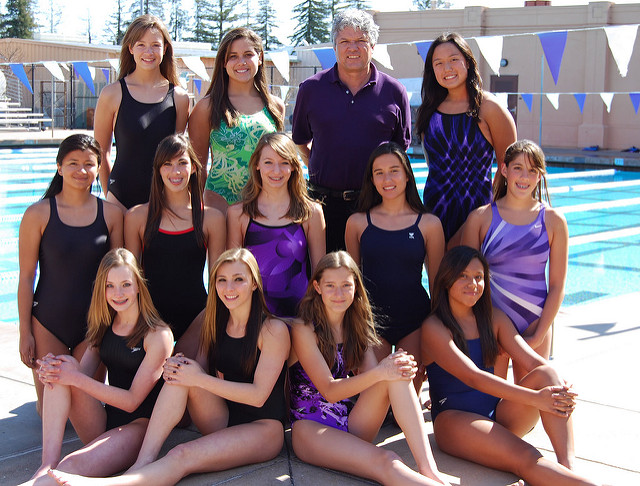
#> input picture MTCNN/OpenCV/test2.jpg, 640 x 486 px, found by its file name
$ python faces.py
#> lines starting #> are read from the running program, lines starting #| are printed output that depends on the picture; after the words box and inside, x2 and y2 are one past the last pixel; in counts of white or black regions, pixels touching at a corner belong together
from cv2 import imread
from cv2 import imshow
from cv2 import waitKey
from cv2 import destroyAllWindows
from cv2 import CascadeClassifier
from cv2 import rectangle

#load the photograph

pixels = imread(r'/Users/admin/VScode/FaceDetect/MTCNN/OpenCV/test2.jpg')
#> pixels is the input picture: shape (486, 640, 3); mean B, G, R 118.6, 113.4, 130.9

# load the pretrained model

classifier = CascadeClassifier(r'/Users/admin/VScode/FaceDetect/MTCNN/OpenCV/haarcascade_frontalface_default.xml')

#perform face detection

bboxes = classifier.detectMultiScale(pixels, 1.05, 3)
#> bboxes = 16 rows, first 6: [406, 161, 26, 26], [334, 29, 35, 35], [428, 48, 38, 38], [219, 40, 42, 42], [366, 156, 44, 44], [452, 263, 39, 39]

#print bounding box for each detected face

for box in bboxes:
    #extract
    x,y,width, height = box
    x2, y2 = x + width, y + height
    #draw rectangle over the pixels
    rectangle(pixels,(x,y),(x2,y2),(0,0,255),1)
#> this loop made 16 passes
#> (x, y, width, height, x2, y2) on passes 1 to 12: (406, 161, 26, 26, 432, 187), (334, 29, 35, 35, 369, 64), (428, 48, 38, 38, 466, 86), (219, 40, 42, 42, 261, 82), (366, 156, 44, 44, 410, 200), (452, 263, 39, 39, 491, 302), (208, 264, 45, 45, 253, 309), (96, 266, 50, 50, 146, 316), (127, 29, 41, 41, 168, 70), (255, 147, 43, 43, 298, 190), (316, 269, 44, 44, 360, 313), (504, 156, 39, 39, 543, 195)
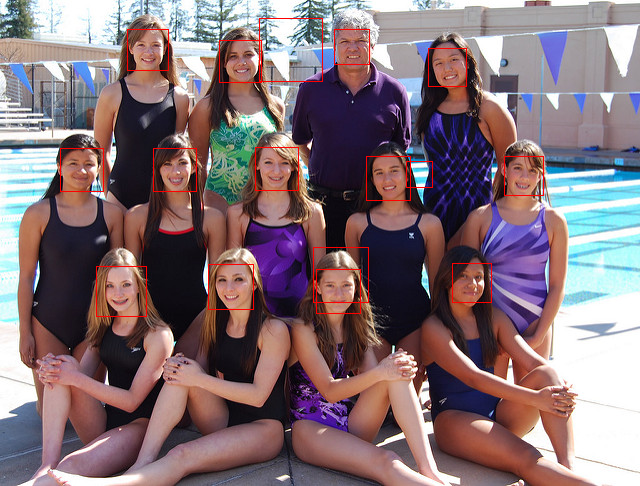
#> pixels: shape (486, 640, 3); 0.89% of pixels changed, all inside (x1, y1, x2, y2) = (60, 18, 544, 317)

# show the image
imshow('face dectection', pixels)
# keep the window open until we press a key

waitKey(0)

destroyAllWindows()

$ run again, with MTCNN/OpenCV/test1.jpg copied over MTCNN/OpenCV/test2.jpg
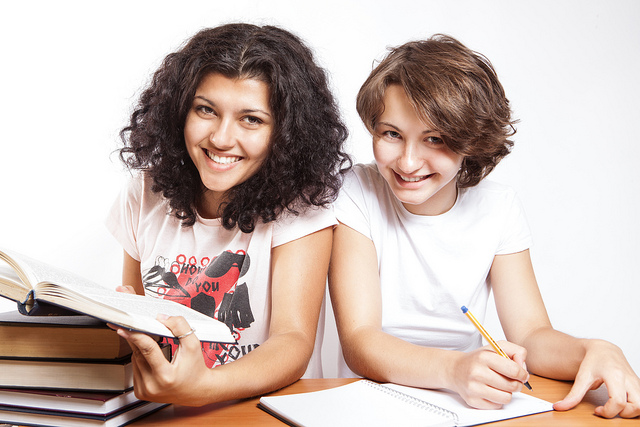
#> input picture MTCNN/OpenCV/test1.jpg, 640 x 427 px, found by its file name
#> pixels is the input picture: shape (427, 640, 3); mean B, G, R 179.7, 186.7, 204
#> bboxes = [[261, 316, 52, 52], [361, 103, 99, 99], [173, 74, 108, 108]]
#> the loop `for box in bboxes:` made 3 passes
#> (x, y, width, height, x2, y2) on passes 1 to 3: (261, 316, 52, 52, 313, 368), (361, 103, 99, 99, 460, 202), (173, 74, 108, 108, 281, 182)
#> after the loop `for box in bboxes:`:
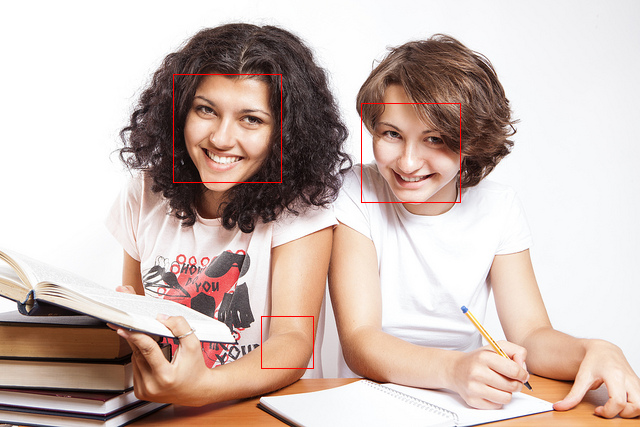
#> pixels: shape (427, 640, 3); 0.38% of pixels changed, all inside (x1, y1, x2, y2) = (173, 74, 461, 369)
